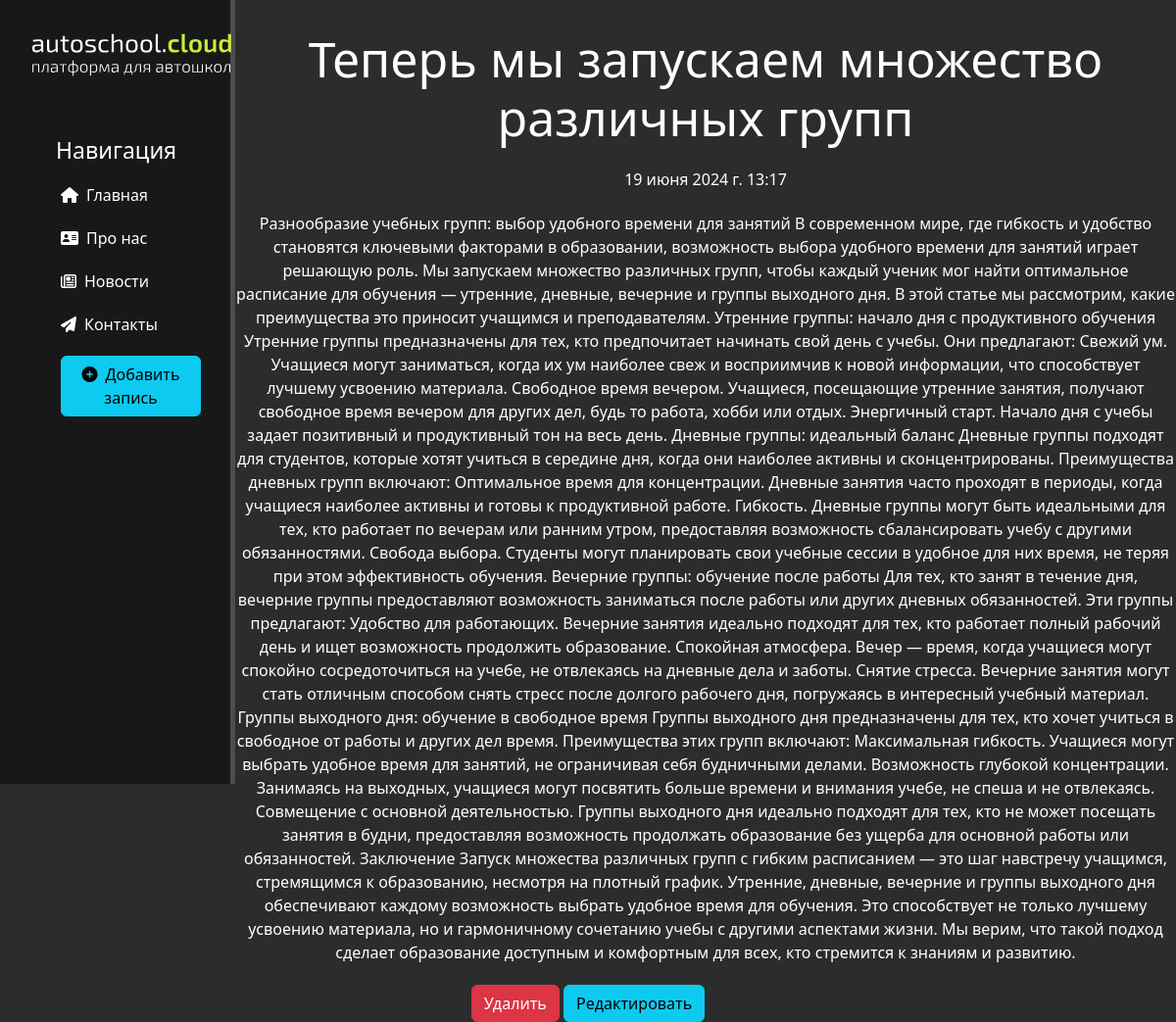
/news/5, run on the app's committed database.
### news/models.py (models this page shows, shortened)
class Articles(models.Model):
    title = models.CharField('Название', max_length=50)
    anons = models.CharField('Анонс', max_length=250)
    full_text = models.TextField('Статья')
    date = models.DateTimeField('Дата публикации')
    class Meta:
        verbose_name = 'Новость'
        verbose_name_plural = 'Новости'

### news/views.py (the view)
# urls.py: path('<int:pk>', views.NewsDetailView.as_view(), name='news-detail'),
class NewsDetailView(DetailView):
    model = Articles
    template_name = 'news/details_view.html'
    context_object_name = 'article'

### news/templates/news/details_view.html (shortened to what this page needs)
{% extends 'main/layout.html' %}
{% block content %}
    <div class="features">
        <h1>{{ article.title }}</h1>
        <p>{{ article.date }}</p>
        <p>{{ article.full_text }}</p>
        <a href="{% url 'news-delete' article.id %}" class="btn btn-danger">Удалить</a>
        <a href="{% url 'news-update' article.id %}" class="btn btn-info">Редактировать</a>
    </div>
{%endblock%}

### main/static/main/css/main.css (style rules this page uses)
body { background: #2c2c2c; }
main .features { color: #fff; text-align: center; }
main .features h1 { padding-top: 30px; font-size: 50px; }
main .features p { max-width: 1000px; margin: 21px auto; display: flex; justify-content: center; text-align: center; }

### data on the page
Articles: title "Теперь мы запускаем множество различных групп", date "19 июня 2024 г. 13:17", full_text "Разнообразие учебных групп: выбор удобного времени для занятий В современном мире, где гибкость и удобство становятся ключевыми факторами в образовании, возможность выбора удобного времени для занятий играет решающую роль. Мы запускаем множество различных групп, чтобы каждый ученик мог найти оптимальное расписание для обучения — утренние, дневные, вечерние и группы выходного дня. В этой статье мы рассмотрим, какие преимущества это приносит учащимся и преподавателям. Утренние группы: начало дня с продуктивного обучения Утренние группы предназначены для тех, кто предпочитает начинать свой день с учебы. Они предлагают: Свежий ум. Учащиеся могут заниматься, когда их ум наиболее свеж и…"
